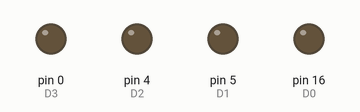
Recording of a sketch running on a simulated Arduino Uno, built with avr-gcc and run on an emulated ATmega328P. On the bench: output pins drawn as LEDs (lit = HIGH). Pins used as bus, display or sensor lines are not drawn.

Above: at 0.2 s.
At 1.2 s:
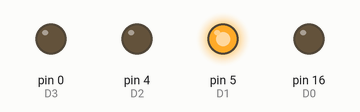
At 2.2 s:
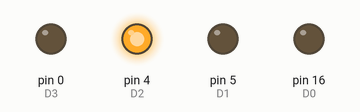
At 4.7 s:
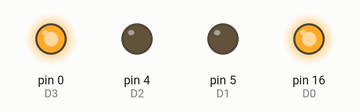
At 7.2 s:
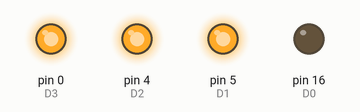
At 9.7 s:
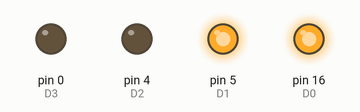
Timing chart, 0 to 10.4 s (numbered marks = the images above):
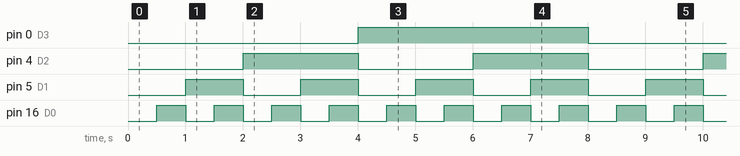

The sketch:

Contador_ocho_bits.ino
```cpp
#define D0 16
#define D1 05
#define D2 04
#define D3 00
#define D4 02
#define D5 14
#define D6 12
#define D7 13

const int ledPins[] = {16, 05, 04, 00, 02, 14, 12, 13};

void setup() {
  pinMode(D0, OUTPUT);
  pinMode(D1, OUTPUT);
  pinMode(D2, OUTPUT);
  pinMode(D3, OUTPUT);
  pinMode(D4, OUTPUT);
  pinMode(D5, OUTPUT);
  pinMode(D6, OUTPUT);
  pinMode(D7, OUTPUT);
}

void loop() {
  for (int count = 0; count <= 255; count++) {
    for (int i = 0; i < 8; i++) {
      if (bitRead(count, i)) { // bit read sirve para ir recorriento en funcion de los bits, para ello el ciclo que va aumentando conforme se cuentan los valores del los leds.
        digitalWrite(ledPins[i], HIGH);
      } else {
        digitalWrite(ledPins[i], LOW);
      }
    }
    delay(500);
  }
}
```

Measured:
- by itself, pin 0 (D3): alternates HIGH for 4.0 s and LOW for 4.0 s
- by itself, pin 4 (D2): alternates HIGH for 2.0 s and LOW for 2.0 s
- by itself, pin 5 (D1): alternates HIGH for 1.0 s and LOW for 1.0 s
- by itself, pin 16 (D0): alternates HIGH for 0.50 s and LOW for 0.50 s
